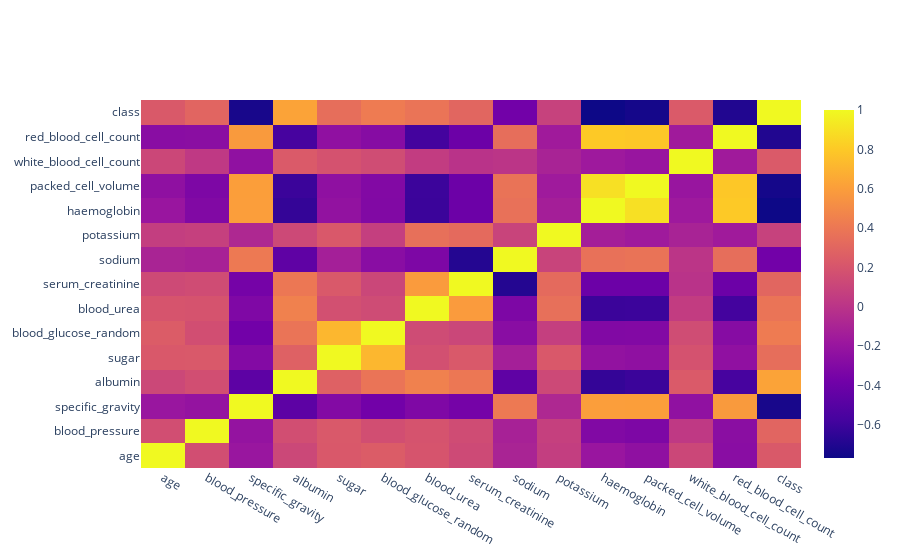

Write notebook code for a chart like this one.
### Code cell
import plotly.graph_objects as go

data_corr = df.corr(numeric_only = True)
fig = go.Figure(data = go.Heatmap(z = data_corr.values, x = data_corr.columns, y = data_corr.index))
fig.show()

### Figure 1 — Plotly figure (JSON) as saved in the notebook; plotly's stock layout.template omitted (floating-point values rounded to 4 significant figures; data arrays with more than 128 entries replaced by an {"elided": "..."} marker saying what was removed)
{"data": [{"type": "heatmap", "x": ["age", "blood_pressure", "specific_gravity", "albumin", "sugar", "blood_glucose_random", "blood_urea", "serum_creatinine", "sodium", "potassium", "haemoglobin", "packed_cell_volume", "white_blood_cell_count", "red_blood_cell_count", "class"], "y": ["age", "blood_pressure", "specific_gravity", "albumin", "sugar", "blood_glucose_random", "blood_urea", "serum_creatinine", "sodium", "potassium", "haemoglobin", "packed_cell_volume", "white_blood_cell_count", "red_blood_cell_count", "class"], "z": {"elided": "15x15 float values"}}], "layout": {"autosize": true, "xaxis": {"autorange": true, "range": [-0.5, 14.5], "type": "category"}, "yaxis": {"autorange": true, "range": [-0.5, 14.5], "type": "category"}}}
